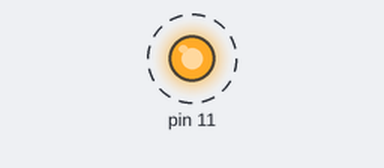
Recording of a program running on a simulated Raspberry Pi (header pin numbers). Shown: output pins drawn as LEDs (lit = HIGH). Dashed ring = blinking.

Above: at 0.5 s.
Timing chart, 0 to 4.6 s (numbered marks = the images above):
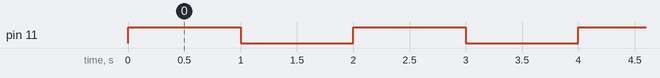

Measured:
- by itself, pin 11: alternates HIGH for 1.0 s and LOW for 1.0 s

The program:

Blink.py
```python
# -*- coding: UTF-8 -*-
# import necessary library 匯入RPi.GPIO與time時間函式庫
import RPi.GPIO as GPIO
import time

# to use Raspberry Pi board pin numbers 使用板上定義的腳位號碼
GPIO.setmode(GPIO.BOARD)

# set up pin 11 as an output  將P1接頭的11腳位設定為輸出
GPIO.setup(11, GPIO.OUT)

# enter while loop unitl exit 隨著時間閃爍 迴圈會重複執行，直到強制離開
while True:

# Make an LED flash on 讓連接P1的11腳位LED燈會亮
   GPIO.output(11,True)

# Set time interval as 1 second delay 間隔一秒鐘
   time.sleep(1)

# Make an LED flash off  讓連接P1的11腳位LED燈會熄滅
   GPIO.output(11,False)

# Set time interval as 1 second delay 間隔一秒鐘
   time.sleep(1)
```
